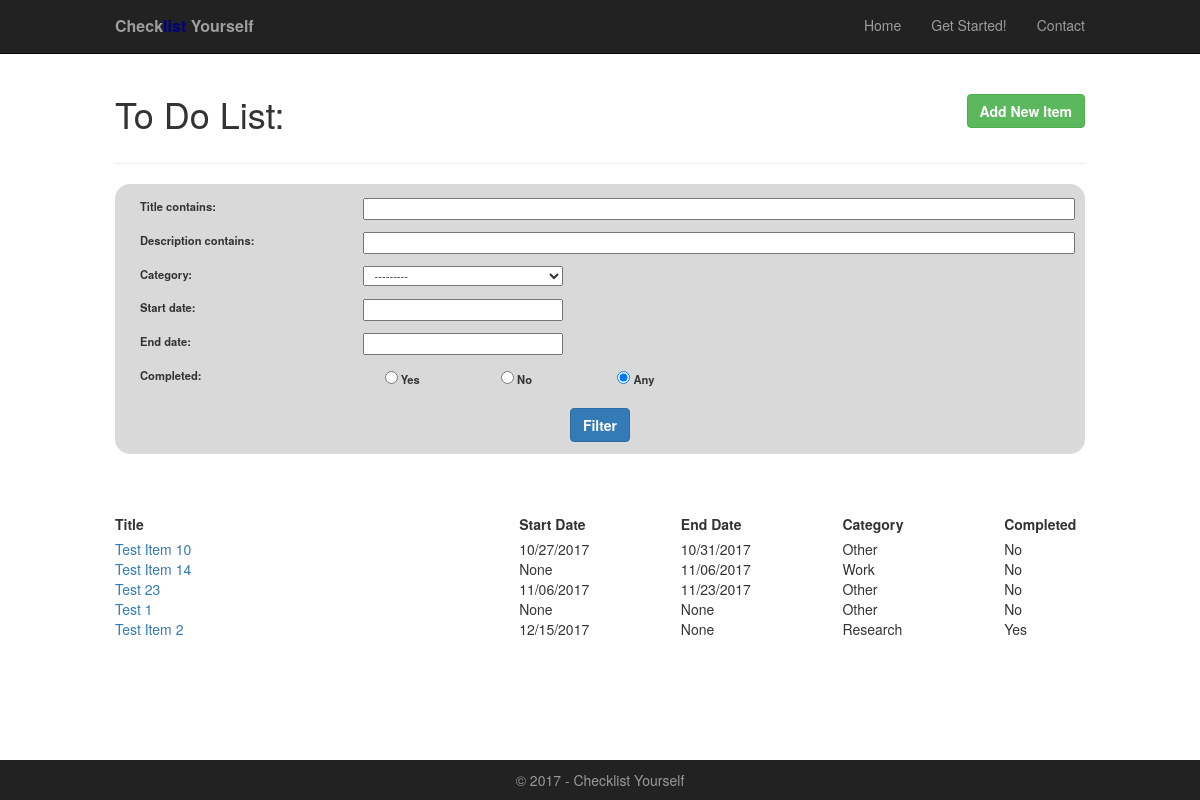
The page /checklist/ on the database as committed earlier.
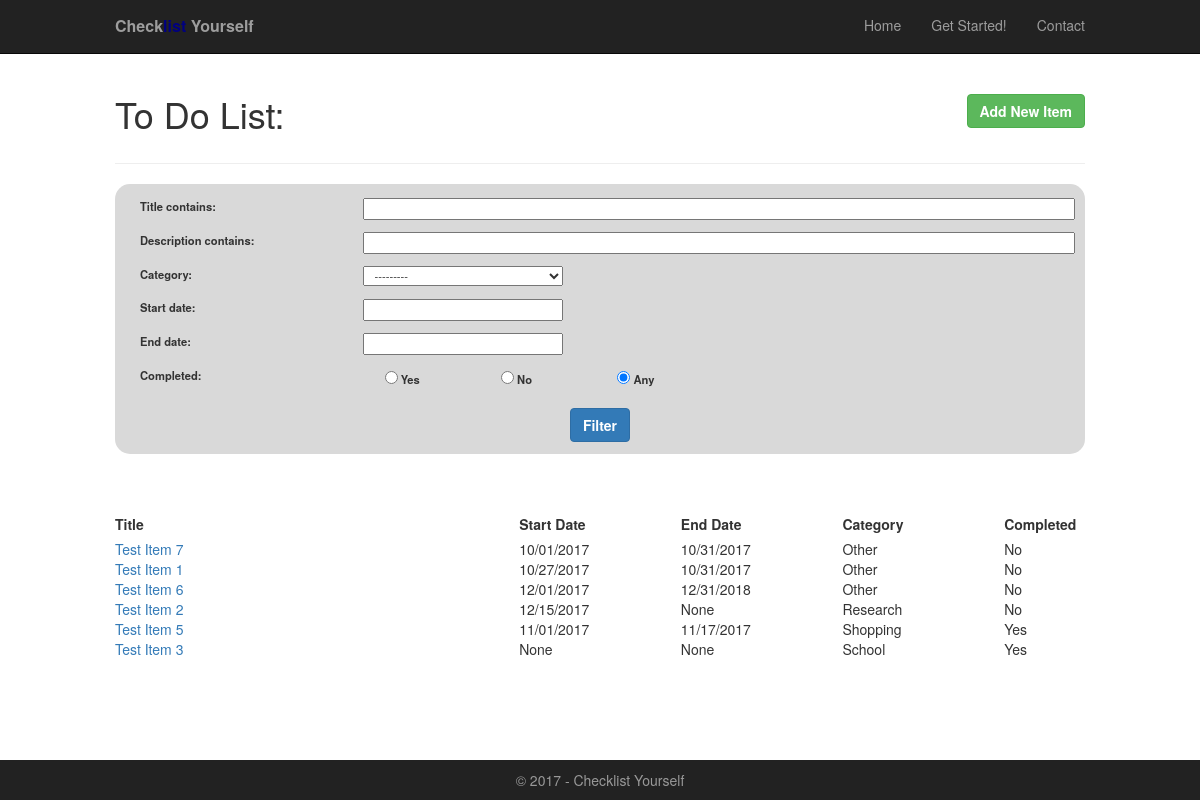
The same page on the database as committed later.
### checklist/models.py (models this page shows, shortened)
class Checklist(models.Model):
    date_created = models.DateTimeField(auto_now_add=True)
    title = models.CharField(max_length=255)
    start_date = models.DateField(null=True, blank=True)
    end_date = models.DateField(null=True, blank=True)
    description = models.TextField(null=True, blank=True)
    category = models.ForeignKey(Category)
    completed = models.BooleanField(default=False)
    def get_absolute_url(self):
        return reverse('checklist:detail', kwargs={'pk': self.pk})

class Category(models.Model):
    type = models.CharField(max_length=255)
    def __str__(self):
        return self.type

### checklist/views.py (the view)
def checklist_filter_list(request):
    checklist_queryset = Checklist.objects.all().order_by('completed', F('end_date').asc(nulls_last=True), F('start_date').asc(nulls_last=True))
    for each in checklist_queryset:
        each.detail_link = each.get_absolute_url()
    f = ChecklistFilter(request.GET, queryset=checklist_queryset)
    return render(request, 'checklist/checklist_filter.html', {'filter': f})

### checklist/templatetags/checklist_tags.py (called while the page is built)
@register.filter(name='addclass')
def addclass(value, arg):
    return value.as_widget(attrs={'class': arg})

### checklist/templates/checklist/checklist_filter.html (shortened to what this page needs)
{% extends 'layout.html' %}
{% load static from staticfiles %}
{% load checklist_tags %}
{% block css %}
<link rel="stylesheet" type="text/css" href="{% static 'css/form_style.css' %}" />
{% endblock %}
{% block content %}
<div class="container form-page">
	<div class='page-header'>
  		<div class='btn-toolbar pull-right'>
    		<div class='btn-group'>
      			<div class='btn btn-success'><a href="{% url 'checklist:create' %}" class="btn-add">Add New Item</a></div>
    		</div>
  		</div>
  		<h1 class="hide-mobile list-title">To Do List:</h1>
	</div>
    <div class="filter-section list-section">
        <form action="" method="get">
            {% for field in filter.form %}
                    <div class="filterWrapper row">
                        {{ field.label_tag }}
                        {{ field|addclass:'input-field' }}
                    </div>
            {% endfor %}
            <div class="text-center">
                <input type="submit" class="btn btn-primary btn-add" value="Filter" />
            </div>
        </form>
    </div>
<div class="list-section">
	<div class="row">
			<div class="col-xs-6 col-sm-5 table-headers">Title</div>
			<div class="hidden-xs col-sm-2 table-headers">Start Date</div>
			<div class="col-xs-3 col-sm-2 table-headers">End Date</div>
            <div class="hidden-xs col-sm-2 table-headers">Category</div>
			<div class="col-xs-3 col-sm-1 table-headers">Completed</div>
	</div>
		{% for item in filter.qs %}
			<div class="row">
				<div class="col-xs-6 col-sm-5 no-padding"><a href="\checklist\edit\{{ item.id }}\">{{ item.title }}</a></div>
				<div class="hidden-xs col-sm-2 no-padding">
					{% if item.start_date %}
						{{ item.start_date|date:"m/d/Y" }}
					{% else %}
						{{ item.start_date }}
					{% endif %}
				</div>
				<div class="col-xs-3 col-sm-2 no-padding">
					{% if item.end_date %}
						{{ item.end_date|date:"m/d/Y" }}
					{% else %}
						{{ item.end_date }}
					{% endif %}
				</div>
                <div class="hidden-xs col-sm-2 no-padding">{{ item.category }}</div>
				<div class="col-xs-3 col-sm-1 no-padding">{% if item.completed %}Yes{% else %}No{% endif %}</div>
			</div>
		{% endfor %}
</div>
</div>
{% endblock %}

### templates/layout.html (shortened to what this page needs)
{% load static from staticfiles %}
<!DOCTYPE html>
<html>
<head>
    <link rel="stylesheet" href="https://maxcdn.bootstrapcdn.com/bootstrap/3.3.7/css/bootstrap.min.css">
    <link rel="stylesheet" type="text/css" href="{% static 'css/style.css' %}" />
    <link rel="stylesheet" type="text/css" href="{% static 'css/bootstrap-datepicker3.min.css' %}" />
    {% block css %}{% endblock %}
</head>
<body>
    <section class="header">
        <nav class="navbar navbar-inverse navbar-static-top" role="navigation">
            <div class="container">
                <div class="navbar-header">
                    <p class="navbar-text nav-header-text-xs"><strong>Check<span class="nav-color-2">list</span> Yourself</strong></p>
                </div>
                <div class="navbar-collapse collapse">
                    <ul class="nav navbar-nav navbar-right">
                        <li><a href="\home">Home</a></li>
                        <li><a href="\checklist">Get Started!</a></li>
                        <li><a href="\contact">Contact</a></li>
                    </ul>
                </div>
            </div>
        </nav>
    </section>
    {% block content %}{% endblock %}
    <footer class="footer">
         <p>&copy; {% now "Y" %} - Checklist Yourself</p>
    </footer>
</body>
</html>

### assets/css/style.css (style rules this page uses)
* { box-sizing: border-box; }
html { position: relative; min-height: 100%; }
body { padding-bottom: 40px; }
.footer { padding-top: 10px; position: absolute; bottom: 0; width: 100%; height: 40px; background-color: #222222; text-align: center; color: #999999; }
.container { max-width: 1000px; margin-right: auto; margin-left: auto; }
.form-page { margin-bottom: 20px; }
.row { margin: 0; padding: 0; }
.page-header { margin-top: 15px; padding-bottom: 20px; font-weight: bold; }
.btn-add { color: white; font-weight: bold; }
.table-headers { padding: 0px; font-weight: bold; margin-bottom: 5px; }
.no-padding { padding: 0px; }
.nav-header-text-xs { margin-left: 15px; display: inline-block; font-size: 16px; }
.nav-color-2 { color: #000080; }
.hide-mobile { display: block; }
@media only screen and (min-width : 768px) { .nav-header-text-xs { margin-left: 0px; } }

### assets/css/form_style.css (style rules this page uses)
#id_start_date, #id_start_date_0, #id_start_date_1, #id_end_date, #id_end_date_0, #id_end_date_1, #id_category { max-width: 200px; }
.filterWrapper li { list-style: none; }
.filter-section { padding: 8px 10px 12px 10px; margin-bottom: 40px; background-color: #d9d9d9; border-radius: 15px; font-size: 0.8em; }
.list-section { margin-bottom: 60px; }
.input-field { padding-right: 7px; padding-left: 7px; }
.filterWrapper { padding-top: 6px; padding-bottom: 6px; }

Rows that differ between the two databases and show on the page:
removed Checklist: title "Test 23", start_date "11/06/2017", end_date "11/23/2017", category "Other", completed "No"
added Checklist: title "Test Item 7", start_date "10/01/2017", end_date "10/31/2017", category "Other", completed "No"
changed Checklist: title "Test Item 10" → "Test Item 1"
added Checklist: title "Test Item 6", start_date "12/01/2017", end_date "12/31/2018", category "Other", completed "No"
changed Checklist "Test Item 2": completed "Yes" → "No"; moves up the list
changed Checklist: title "Test Item 14" → "Test Item 5"; end_date "11/06/2017" → "11/17/2017"; category "Work" → "Shopping"; start_date "None" → "11/01/2017"; completed "No" → "Yes"
changed Checklist: title "Test 1" → "Test Item 3"; category "Other" → "School"; completed "No" → "Yes"
